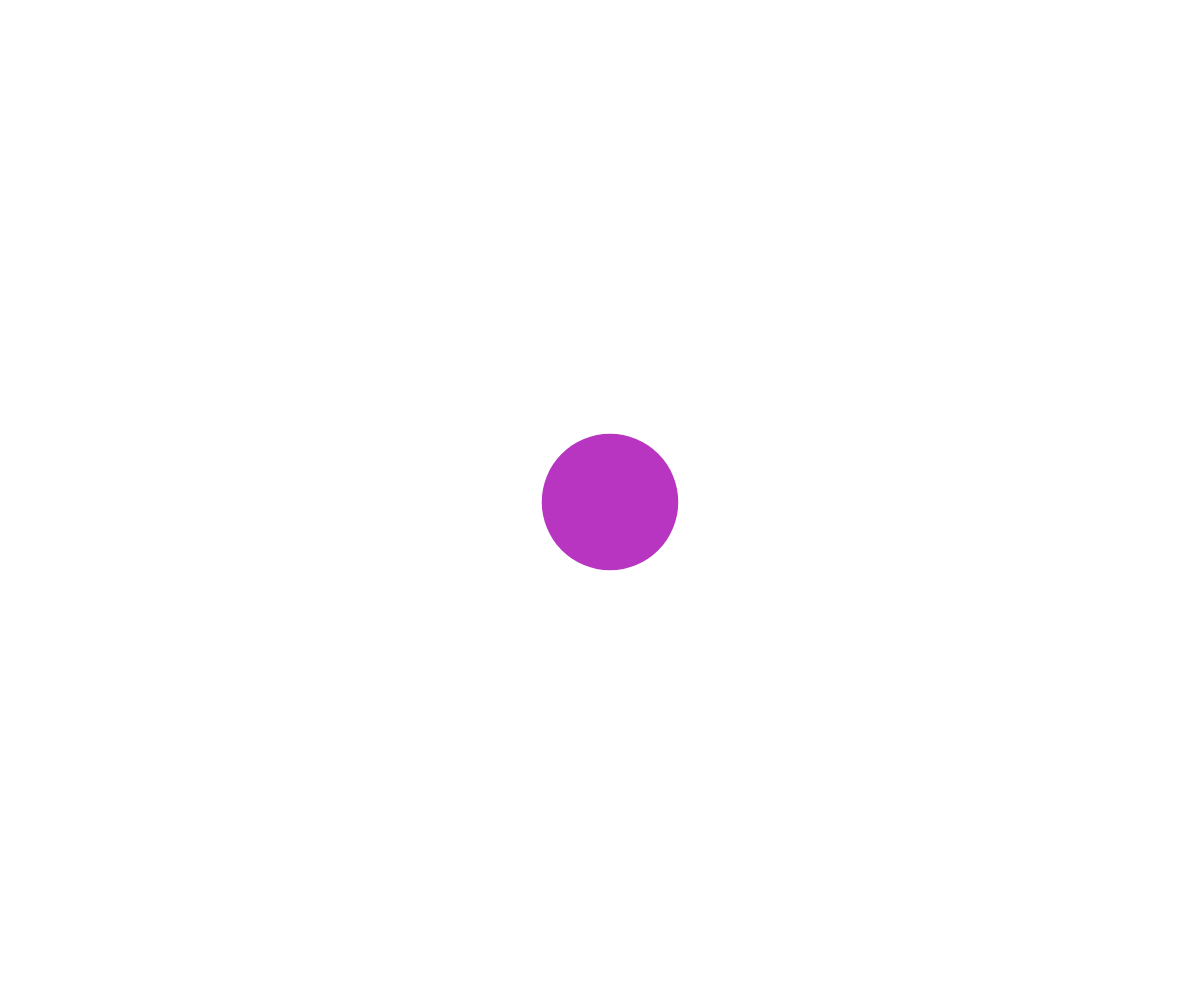
Frame 1 (no input)
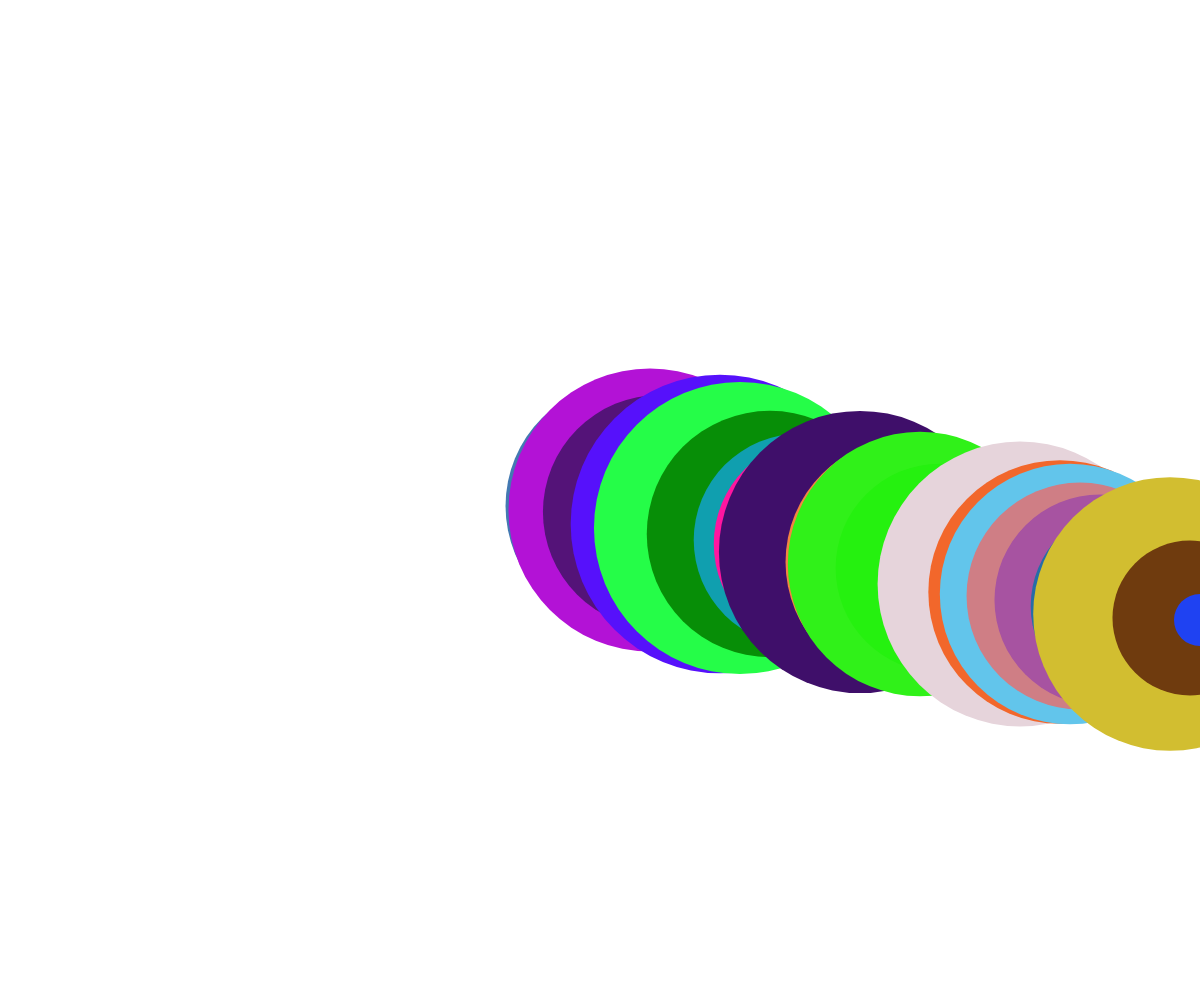
Frame 60 (no input)
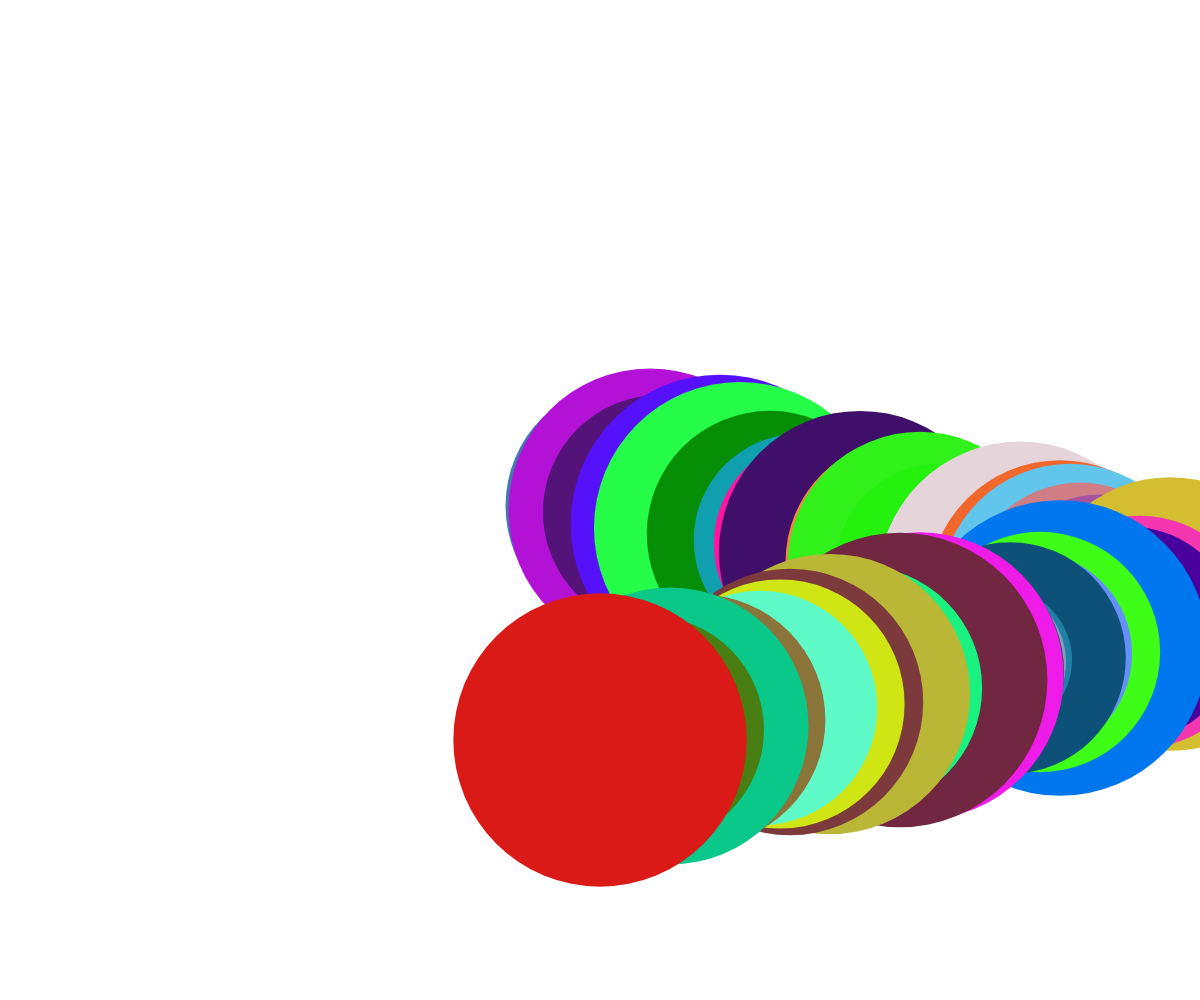
Frame 120 (the mouse pressed at the canvas centre since frame 60)

The p5.js sketch that drew these frames (run headless with seeded random() and noise() and a simulated clock; from frame 60 on, the mouse is pressed at the canvas centre):

// p5.js sketch
// ── sketch.js
let posX, posY
let velx, velY


function setup() {
	createCanvas(windowWidth, windowHeight)

	posX = width/2
	posY = height/2

	velX = 10
	velY = 2
}


function windowResize() {
	resizeCanvas(windowWidth, windowHeight)
}

function draw() {

	posX = posX + velX
	posY = posY + velY

	if (posX >= width || posX < 0)  {
		velX = -velX

	}
	
	if (posY >= height || posY < 0)  {
		velY = -velY

	}

	fill(random(256), random(256), random(256),)
	noStroke()

	// background(200)
	circle(posX, posY, random(50, 300))
}
